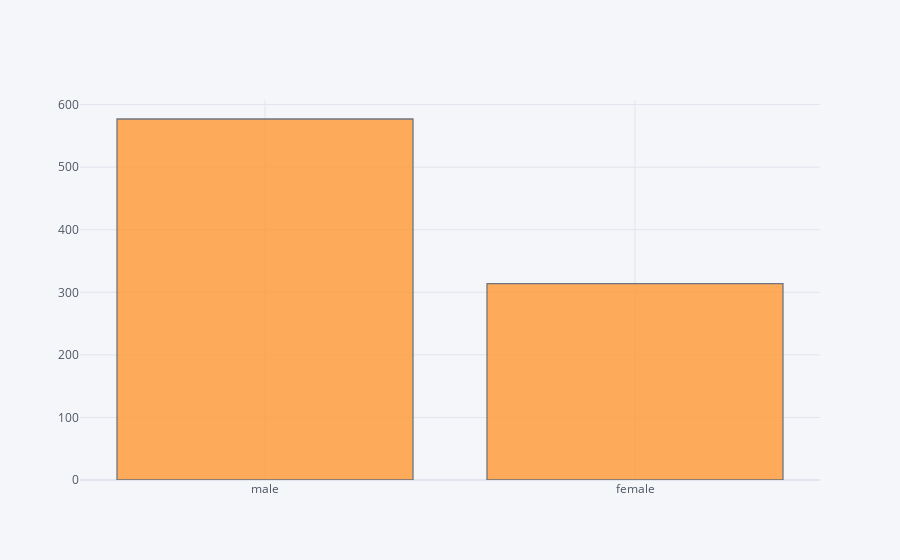

The cell this chart's notebook holds for it:
### Code cell
train['Sex'].iplot(kind='hist',bins=30,color='orange')

### Figure 1 — Plotly figure (JSON) as saved in the notebook; plotly's stock layout.template omitted (floating-point values rounded to 4 significant figures; data arrays with more than 128 entries replaced by an {"elided": "..."} marker saying what was removed)
{"data": [{"histfunc": "count", "histnorm": "", "marker": {"color": "rgba(255, 153, 51, 1.0)", "line": {"color": "#4D5663", "width": 1.3}}, "name": "Sex", "nbinsx": 30, "opacity": 0.8, "orientation": "v", "type": "histogram", "x": {"elided": "891 str values"}}], "layout": {"barmode": "overlay", "legend": {"bgcolor": "#F5F6F9", "font": {"color": "#4D5663"}}, "paper_bgcolor": "#F5F6F9", "plot_bgcolor": "#F5F6F9", "title": {"font": {"color": "#4D5663"}}, "xaxis": {"gridcolor": "#E1E5ED", "showgrid": true, "tickfont": {"color": "#4D5663"}, "title": {"font": {"color": "#4D5663"}, "text": ""}, "zerolinecolor": "#E1E5ED"}, "yaxis": {"gridcolor": "#E1E5ED", "showgrid": true, "tickfont": {"color": "#4D5663"}, "title": {"font": {"color": "#4D5663"}, "text": ""}, "zerolinecolor": "#E1E5ED"}}}
